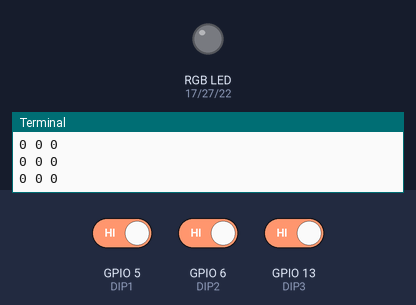
Recording of a program running on a simulated Raspberry Pi (BCM pin numbers). On the bench: an RGB LED mixed from three pins (HIGH = lit), the last lines printed to the terminal. Inputs (shaded band) come from the test bench; at power-on: GPIO 5 (DIP1) HIGH, GPIO 6 (DIP2) HIGH, GPIO 13 (DIP3) HIGH.

Above: at 1.2 s.
1.3 s: GPIO 5 (DIP1) driven LOW
At 2.6 s:
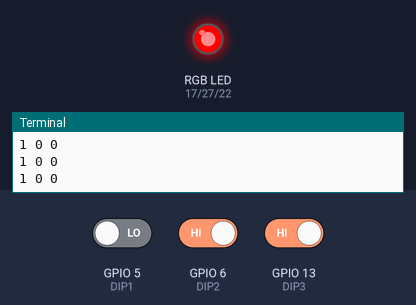
3.0 s: GPIO 6 (DIP2) driven LOW
At 3.8 s:
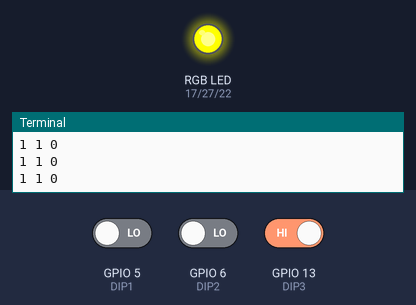
4.5 s: GPIO 13 (DIP3) driven LOW
At 4.9 s:
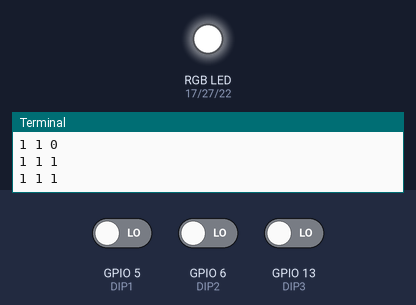
6.0 s: GPIO 5 (DIP1) driven HIGH
At 7.2 s:
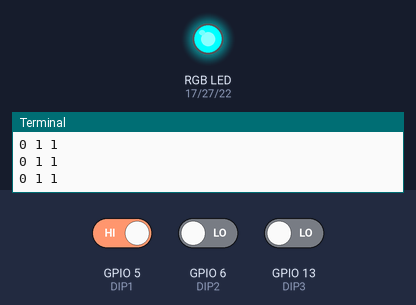
7.5 s: GPIO 6 (DIP2) driven HIGH
At 8.5 s:
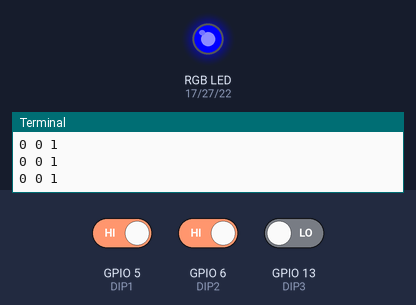
9.0 s: GPIO 5 (DIP1) driven LOW
At 9.6 s:
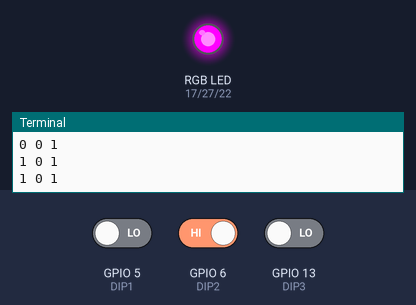
Timing chart, 0 to 11.5 s (numbered marks = the images above; inputs shaded):
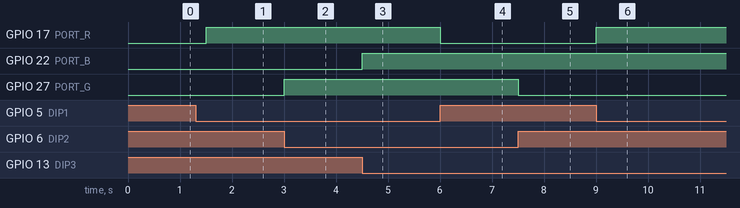

Measured:
- after the input at 1.3 s, GPIO 17 (PORT_R): LOW → HIGH after 0.20 s
- after the input at 3.0 s, GPIO 27 (PORT_G): LOW → HIGH at once
- after the input at 4.5 s, GPIO 22 (PORT_B): LOW → HIGH at once
- after the input at 6.0 s, GPIO 17 (PORT_R): HIGH → LOW at once
- after the input at 7.5 s, GPIO 27 (PORT_G): HIGH → LOW at once
- after the input at 9.0 s, GPIO 17 (PORT_R): LOW → HIGH at once

The program:

rgb-led-dip.py
```python
import RPi.GPIO as GPIO
import time, sys

GPIO.setmode(GPIO.BCM)

PORT_R = 17
PORT_G = 27
PORT_B = 22

DIP1 = 5
DIP2 = 6
DIP3 = 13

ports = [PORT_R, PORT_G, PORT_B]
for port in ports:
    GPIO.setup(port, GPIO.OUT)
dips = [DIP1, DIP2, DIP3]
for port in dips:
    GPIO.setup(port, GPIO.IN, pull_up_down=GPIO.PUD_UP)
def set_color(r, g, b):
     GPIO.output(PORT_R, r)
     GPIO.output(PORT_G, g)
     GPIO.output(PORT_B, b)
     print(r, g, b)

try:
    while True:
        r = g = b = GPIO.LOW
        if GPIO.input(DIP1) == GPIO.LOW:
            r = GPIO.HIGH
        if GPIO.input(DIP2) == GPIO.LOW:
            g = GPIO.HIGH
        if GPIO.input(DIP3) == GPIO.LOW:
            b = GPIO.HIGH
        set_color(r, g, b)
        time.sleep(0.3)
except KeyboardInterrupt:
    pass
GPIO.cleanup()
```
